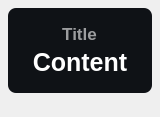
<?xml version="1.0" encoding="UTF-8"?>
<ui version="4.0">
 <class>Theme</class>
 <widget class="QWidget" name="Form">
  <property name="geometry">
   <rect>
    <x>0</x>
    <y>0</y>
    <width>160</width>
    <height>117</height>
   </rect>
  </property>
  <property name="minimumSize">
   <size>
    <width>0</width>
    <height>0</height>
   </size>
  </property>
  <property name="maximumSize">
   <size>
    <width>16777215</width>
    <height>125</height>
   </size>
  </property>
  <property name="windowTitle">
   <string>基本组件</string>
  </property>
  <layout class="QHBoxLayout" name="horizontalLayout">
   <property name="spacing">
    <number>22</number>
   </property>
   <property name="leftMargin">
    <number>8</number>
   </property>
   <property name="topMargin">
    <number>8</number>
   </property>
   <property name="rightMargin">
    <number>8</number>
   </property>
   <property name="bottomMargin">
    <number>24</number>
   </property>
   <item>
    <widget class="QFrame" name="backgnd">
     <property name="styleSheet">
      <string notr="true">background-color: rgba(15, 18, 22, 255);
border-radius: 8px
</string>
     </property>
     <property name="frameShape">
      <enum>QFrame::StyledPanel</enum>
     </property>
     <property name="frameShadow">
      <enum>QFrame::Raised</enum>
     </property>
     <layout class="QVBoxLayout" name="verticalLayout">
      <property name="spacing">
       <number>0</number>
      </property>
      <property name="topMargin">
       <number>12</number>
      </property>
      <property name="bottomMargin">
       <number>12</number>
      </property>
      <item>
       <layout class="QHBoxLayout" name="titleLayout">
        <item>
         <widget class="QLabel" name="title">
          <property name="sizePolicy">
           <sizepolicy hsizetype="Maximum" vsizetype="Maximum">
            <horstretch>0</horstretch>
            <verstretch>0</verstretch>
           </sizepolicy>
          </property>
          <property name="font">
           <font>
            <family>Microsoft YaHei UI</family>
            <pointsize>13</pointsize>
            <weight>75</weight>
            <bold>true</bold>
           </font>
          </property>
          <property name="styleSheet">
           <string notr="true">color: rgba(255, 255, 255, 150);
font-weight: bold;
background-color: rgba(255, 255, 255, 0);</string>
          </property>
          <property name="text">
           <string>Title</string>
          </property>
          <property name="textFormat">
           <enum>Qt::PlainText</enum>
          </property>
          <property name="alignment">
           <set>Qt::AlignCenter</set>
          </property>
         </widget>
        </item>
       </layout>
      </item>
      <item>
       <layout class="QHBoxLayout" name="contentLayout">
        <item>
         <widget class="QLabel" name="content">
          <property name="sizePolicy">
           <sizepolicy hsizetype="Maximum" vsizetype="Maximum">
            <horstretch>0</horstretch>
            <verstretch>0</verstretch>
           </sizepolicy>
          </property>
          <property name="font">
           <font>
            <family>Microsoft YaHei UI</family>
            <pointsize>19</pointsize>
            <weight>75</weight>
            <bold>true</bold>
           </font>
          </property>
          <property name="styleSheet">
           <string notr="true">border: none;
color: rgba(255, 255, 255, 255);
font-weight: bold;
background-color: rgba(255, 255, 255, 0);</string>
          </property>
          <property name="text">
           <string>Content</string>
          </property>
          <property name="textFormat">
           <enum>Qt::PlainText</enum>
          </property>
          <property name="alignment">
           <set>Qt::AlignCenter</set>
          </property>
         </widget>
        </item>
       </layout>
      </item>
     </layout>
    </widget>
   </item>
  </layout>
 </widget>
 <resources/>
 <connections/>
</ui>
